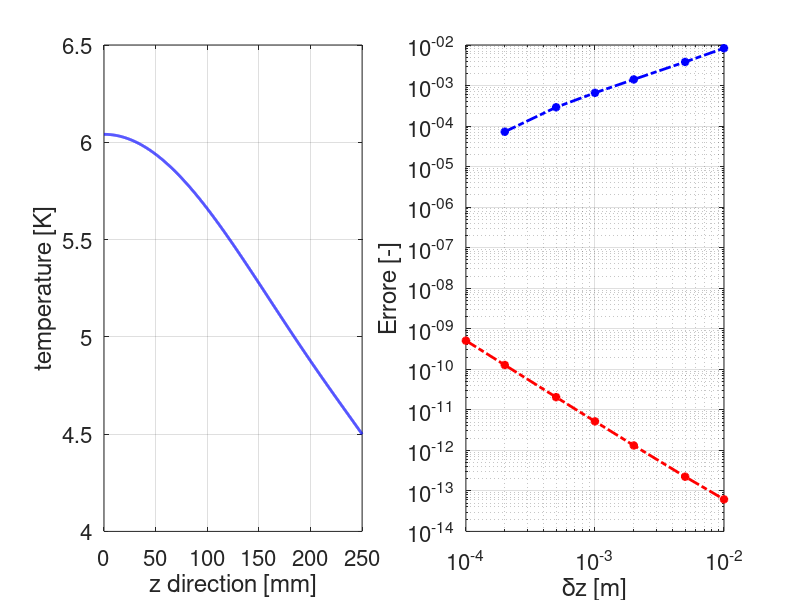

Source code (MATLAB):
clc; clear; close all;
%% dati
% geometrici
LL = .5;
bb = .1;
aa = 2e-2;

L0 = .56;

surf = aa*bb;
Awet = 2*(aa+bb);
vol = surf*LL;

% fisici
kk = 350;
Tinf = 4.5;
hh = 500;
II = 7e3;
roel0 = 1.75e-8;

roel = @(z) roel0 * cos(pi*z/L0).^2;
%% ciclo per errori
dzv = [1e-4 2e-4 5e-4 1e-3 2e-3 5e-3 1e-2];
err = zeros(size(dzv));
errcond = zeros(size(dzv));
for jjerr = 1:length(dzv)
    %% griglia spaziale
    dz = dzv(jjerr);
    zz = (0:dz:LL/2)'; % dominio simmetrico
    nn = length(zz);

    % calori
    qqel = roel(zz)*LL/surf*II^2/vol;
    qqconv = hh*Tinf*Awet/vol;
    qqq = qqel + qqconv;

    %% costruisco il sistema
    diag_si = ones(nn,1);
    diag_p = -2*ones(nn,1)-hh*Awet/vol*dz^2/kk;
    AA = spdiags([diag_si diag_p diag_si],-1:1,nn,nn);
    bb = -qqq*dz^2/kk;

    % --- condizioni al contorno ---
    % neumann omogeneo (simmetria)
    AA(1,1) = 1;
    AA(1,2) = -1;
    bb(1) = 0;

    % dirichlet esterno
    AA(end,end-1) = 0;
    AA(end) = 1;
    bb(end) = Tinf;

    %% risolvo il sistema
    TT = AA\bb;
    
    errcond(jjerr) = condest(AA)/(1-eps*condest(AA))*2*eps;
    if jjerr == 1 % soluzione più precisa
        TTref = TT;
        zzref = zz;
        dzref = dz;
    else
        err(jjerr) = norm(TTref(1:round(dz/dzref):end)-TT)/norm(TTref(1:round(dz/dzref):end)-Tinf);
    end
end

%% post production
% andamento temperatura
subplot(1,2,1)
plot(zzref*1e3,TTref,'b-','linewidth',2)
grid on
box on
xlabel('z direction [mm]')
ylabel('temperature [K]')
set(gca,'fontsize',16)

% andamento errore
subplot(1,2,2)
loglog(dzv,err,'b-.*','linewidth',2)
hold on
loglog(dzv,errcond,'r-.*','linewidth',2)
grid on
box on
xlabel('\deltaz [m]')
ylabel('Errore [-]')
set(gca,'fontsize',16)